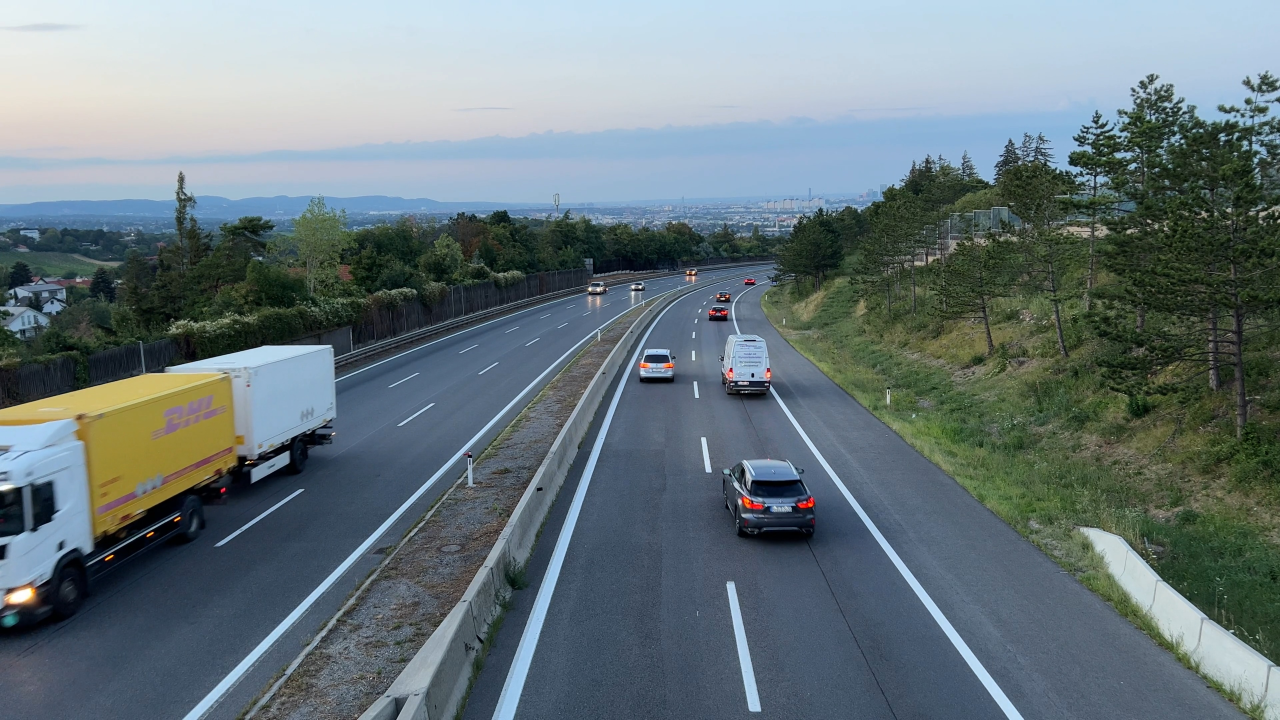
#> input picture frames4/frameV41040.jpg, 3840 x 2160 px, found by its file name (shown at 1/3 size)
$ python comparison.py
#> lines starting #> are read from the running program, lines starting #| are printed output that depends on the picture; pictures that were not available may be replaced by others from this repository, and a replacement may not be noted
import cv2
import numpy as np
import os

frames = {
    # SUCCESS CASES
    "frameV41040.jpg": "frames4",
    "frameV41020.jpg": "frames4",
    "frameV1840.jpg": "frames",
    "frameV20.jpg": "frames2",
    "frameV5360.jpg": "frames5",

    # FAILURE CASES
    "frameV5140.jpg": "frames5",
    "frameV3460.jpg": "frames3",
    "frameV5120.jpg": "frames5",
    "frameV6320.jpg": "frames6",
    "frameV660.jpg": "frames6"
}


for frame, folder in frames.items():

    original = cv2.imread(f"{folder}/{frame}")
#> original is the input picture: shape (2160, 3840, 3); mean B, G, R 124.2, 119.2, 104.7

    detected = cv2.imread(
        f"detections/{frame[:-4]}_detection.jpg"
    )
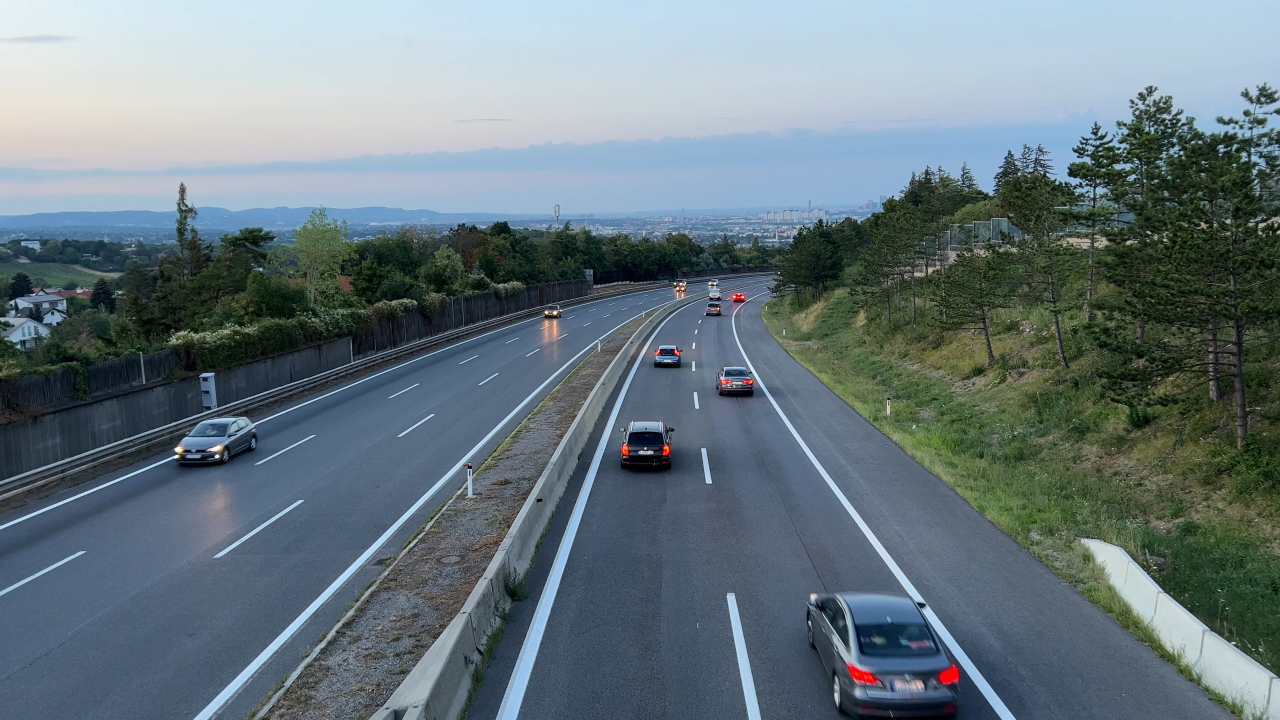
#> input picture frames4/frameV4100.jpg, 3840 x 2160 px, given in place of frameV41040_detection.jpg, which was not available (shown at 1/3 size)
#> detected is the input picture: shape (2160, 3840, 3); mean B, G, R 127, 120, 104.3
    comparison = np.hstack((original, detected))
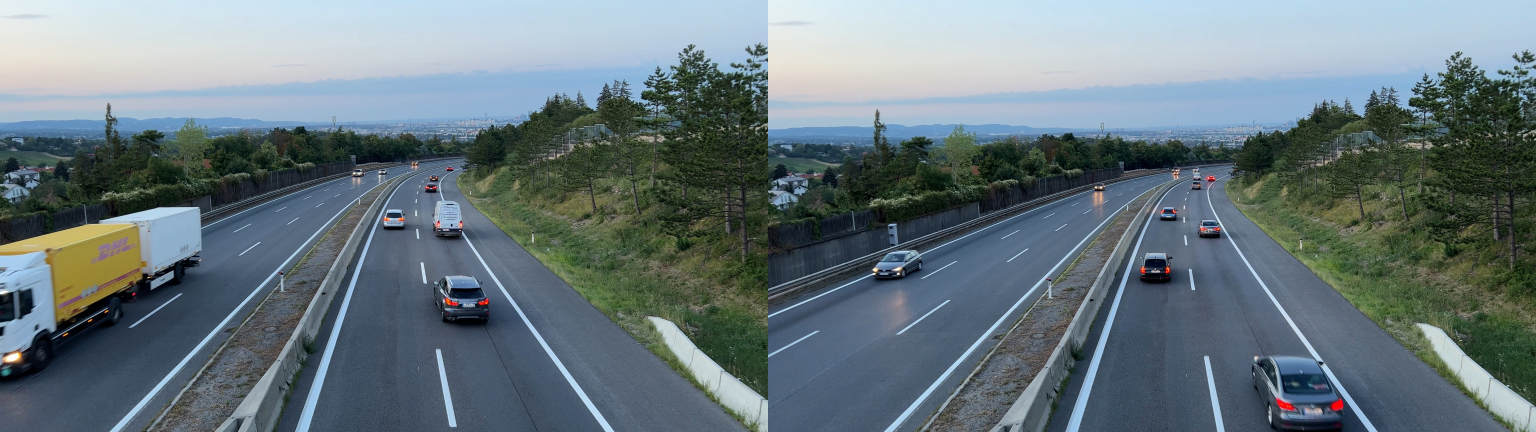
#> comparison: shape (2160, 7680, 3) (shown at 1/5 size); mean B, G, R 125.6, 119.6, 104.5

    cv2.imwrite(
        f"figures/comparison_{frame}",
        comparison
    )

    print(f"Saved comparison_{frame}")
#> pass 2 of the loop `for frame, folder in frames.items():`:
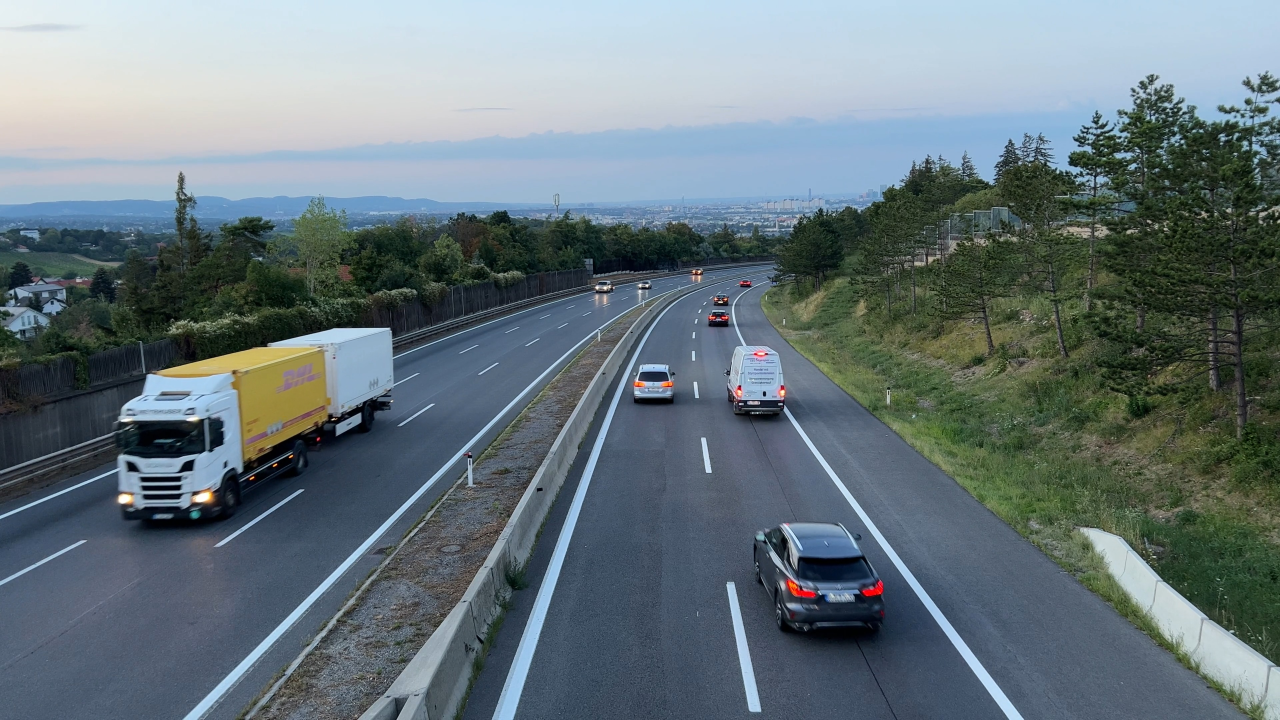
#> input picture frames4/frameV41020.jpg, 3840 x 2160 px, found by its file name (shown at 1/3 size)
#> original is the input picture: shape (2160, 3840, 3); mean B, G, R 124.1, 118.1, 103.6
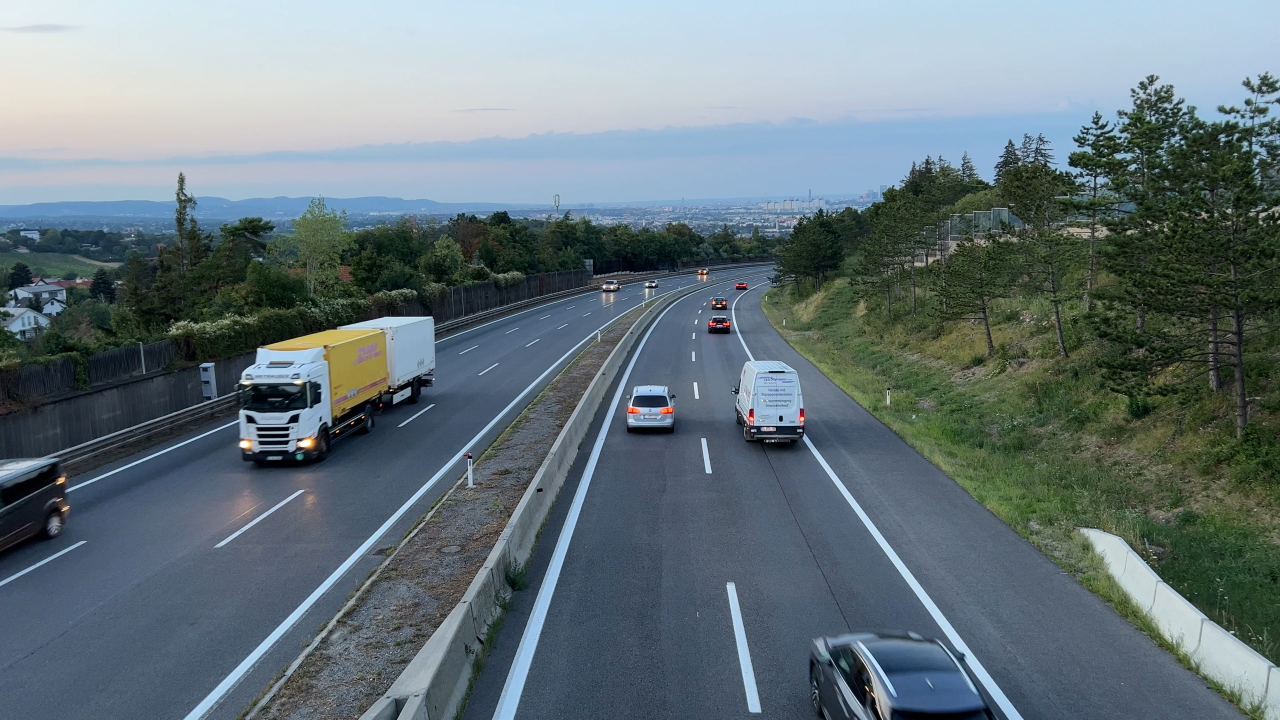
#> input picture frames4/frameV41000.jpg, 3840 x 2160 px, given in place of frameV41020_detection.jpg, which was not available (shown at 1/3 size)
#> detected is the input picture: shape (2160, 3840, 3); mean B, G, R 123.9, 117.8, 102.8
#> `comparison = np.hstack((original, detected))`:
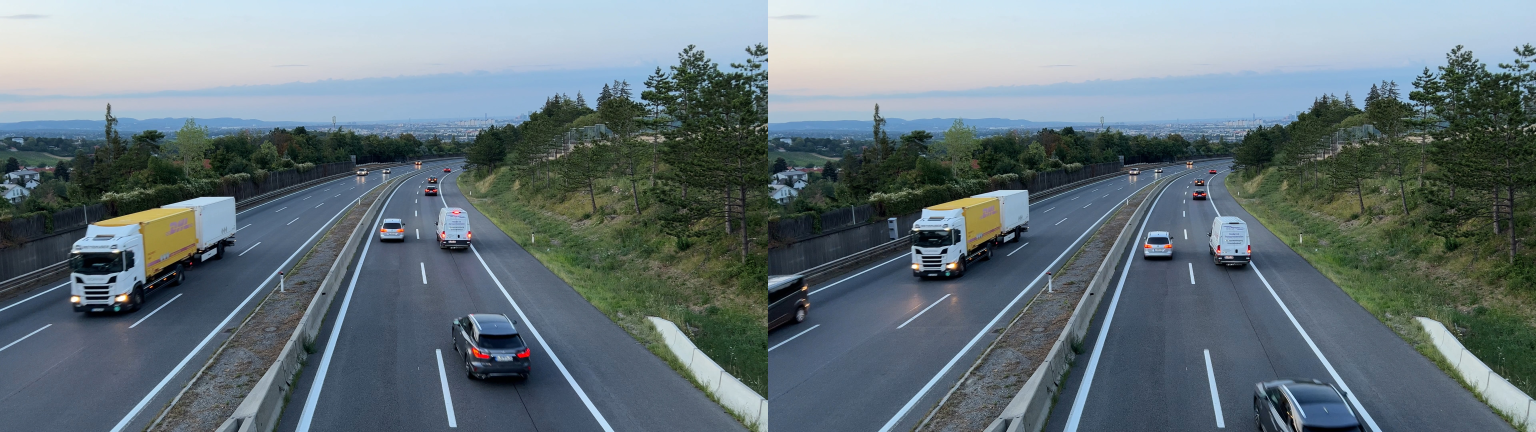
#> comparison: shape (2160, 7680, 3) (shown at 1/5 size); mean B, G, R 124, 117.9, 103.2
#> (the run stopped early here; a loop or call above may not have finished)
